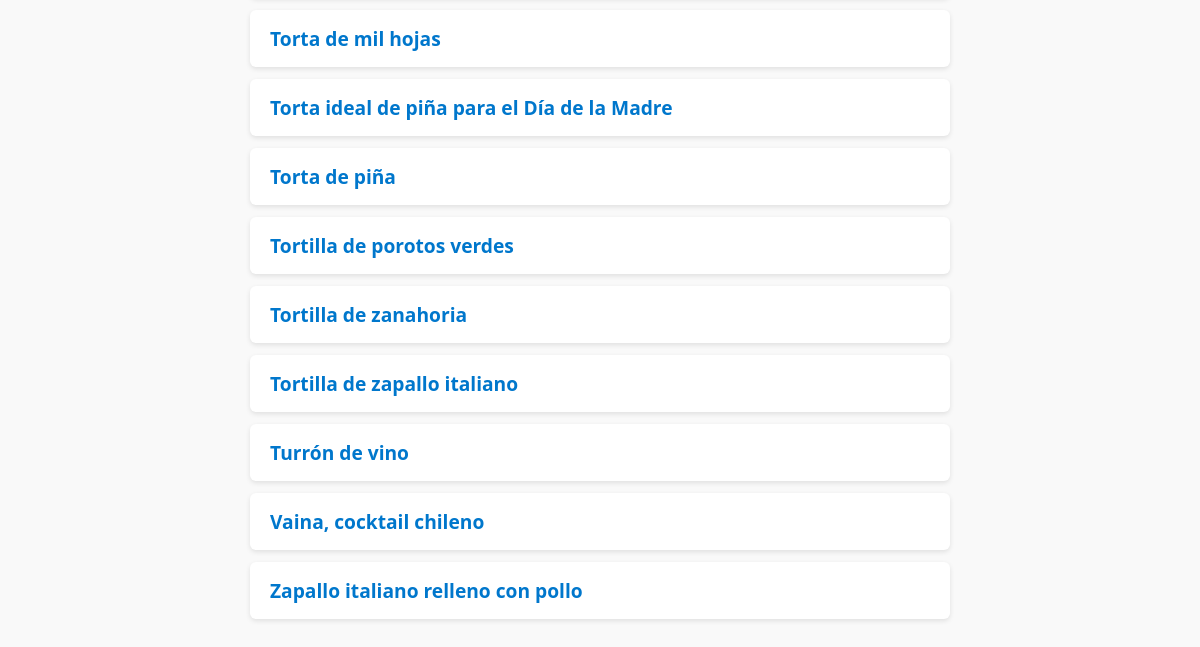
Page /recipes/ (lower part) on the earlier database version.
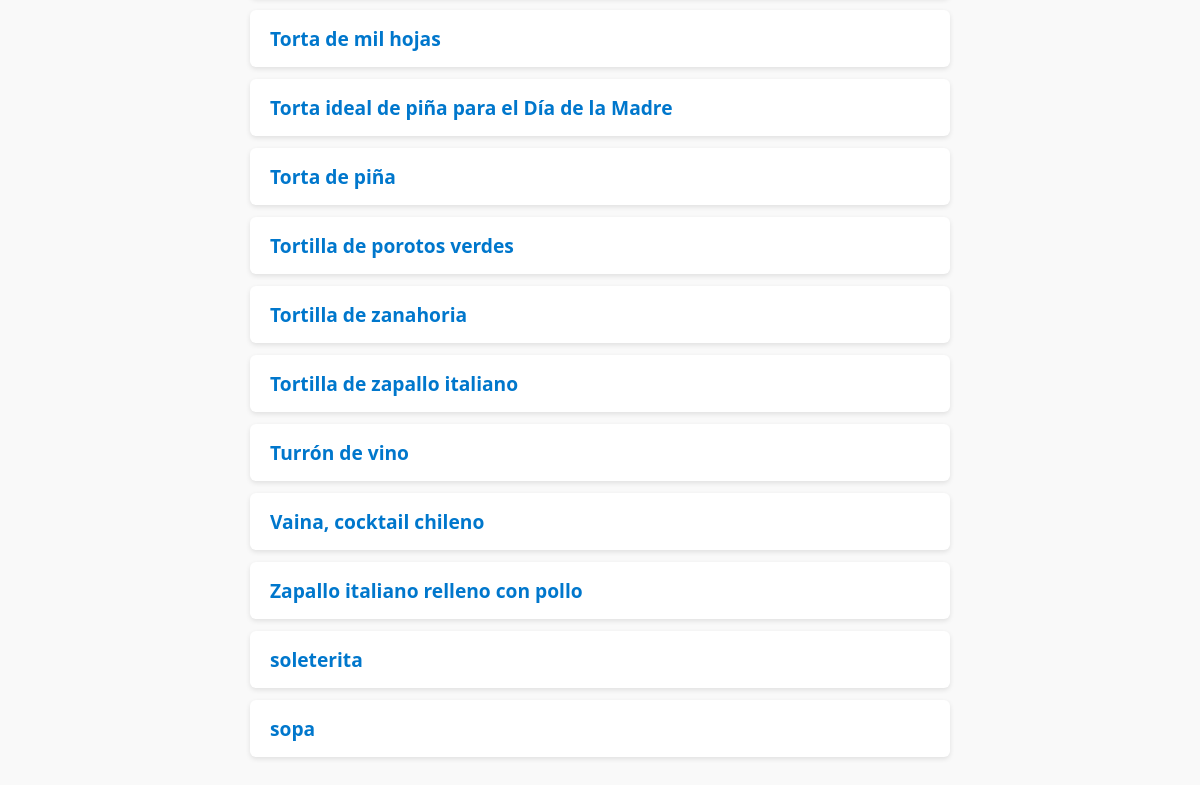
Same page on the later database version.
### recipes/models.py (models this page shows)
class Recipe(models.Model):
    name = models.CharField(max_length=255)
    preparation_time = models.FloatField(null=True, blank=True)
    min_portion = models.IntegerField(null=True, blank=True)
    max_portion = models.IntegerField(null=True, blank=True)
    creator = models.ForeignKey(User, on_delete=models.CASCADE, related_name='recipes')
    difficulty = models.CharField(max_length=50, default="Fácil")

### recipes/views.py (the view)
# urls.py: path('', views.recipe_list, name='recipe_list'),
def recipe_list(request):
    ingredient_query = request.GET.get('ingredient', '').strip()
    max_time = request.GET.get('max_time', '').strip()
    recipes = Recipe.objects.all()
    if ingredient_query:
        recipes = recipes.filter(ingredients__name__icontains=ingredient_query).distinct()
    if max_time:
        try:
            max_time_float = float(max_time)
            recipes = recipes.filter(preparation_time__lte=max_time_float)
        except ValueError:
            pass  # Ignore if not a valid number
    return render(request, 'recipes/recipe_list.html', {
        'recipes': recipes,
        'ingredient_query': ingredient_query,
        'max_time': max_time,
    })

### recipes/templates/recipes/recipe_list.html (shortened to what this page needs)
{% extends "base.html" %}
{% block content %}
<ul>
    {% for recipe in recipes %}
        <li>
            <a href="{% url 'recipe_detail' pk=recipe.pk %}" class="recipe-link">{{ recipe.name }}</a>
        </li>
    {% empty %}
        <li>No recipes found.</li>
    {% endfor %}
</ul>
{% endblock %}

### recipes/templates/base.html (shortened to what this page needs)
{% load static %}
<!DOCTYPE html>
<html lang="es">
<head>
</head>
<body>
    {% block content %}{% endblock %}
</body>
</html>

### recipes/templates/base.html (style rules this page uses)
body { font-family: 'Segoe UI', Tahoma, Geneva, Verdana, sans-serif; background: #f9f9f9; color: #333; max-width: 700px; margin: 40px auto; padding: 0 20px 40px; }
ul { list-style: none; padding-left: 0; }

Differences in the rows shown:
added Recipe: name "soleterita"
added Recipe: name "sopa"
